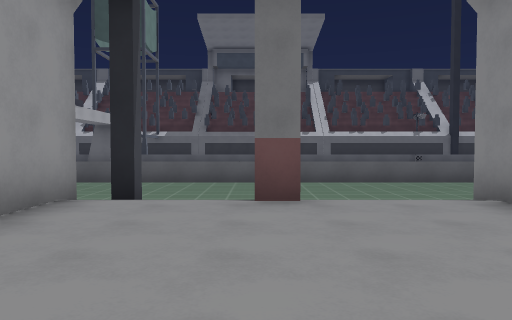
view 1 (above)

24 first-person views from a walk through a 3-D level made in the Godot game engine. The camera is 1.4 m above the floor, tilts 2° down and sees 70° across. The floor is counted in squares, 2 m on a side. Each view is taken from the middle of a square. On the plan, view 1 faces up. The plan holds only what a view shows up to about 11 squares ahead; the rest is blank. The place goes on beyond the plan. Some surface patterns are stand-ins.

view 2
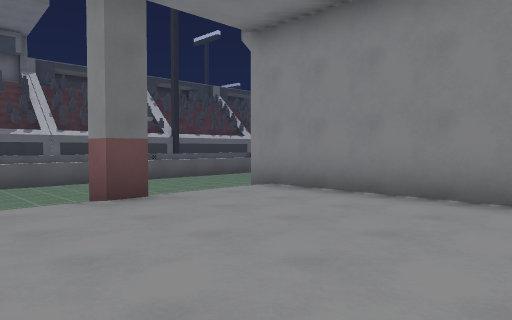

view 3
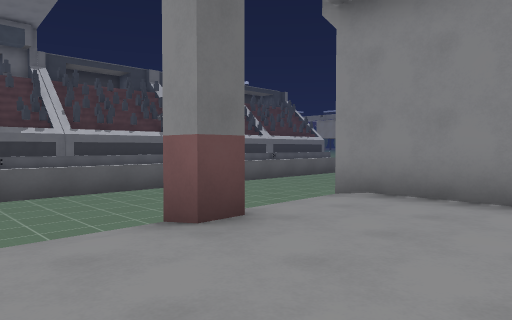

view 4
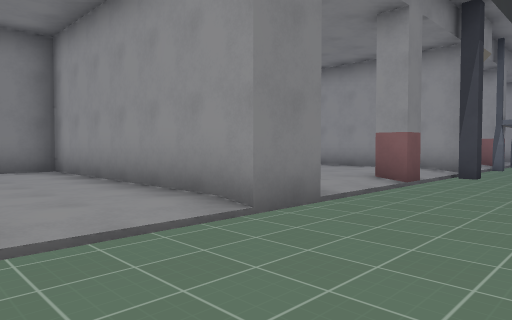

view 5
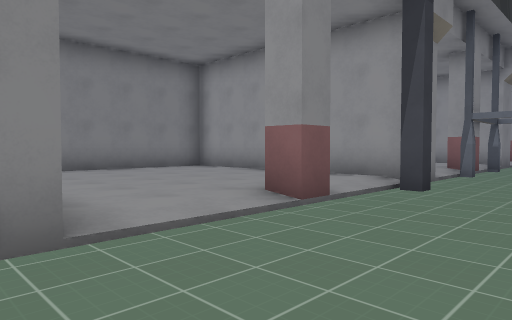

view 6
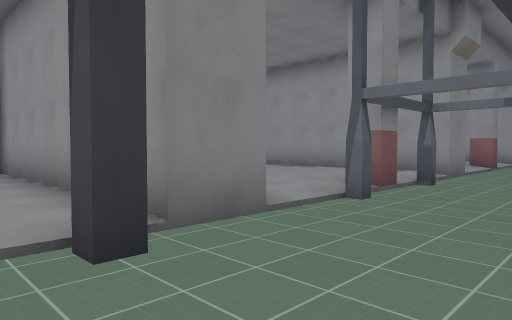

view 7
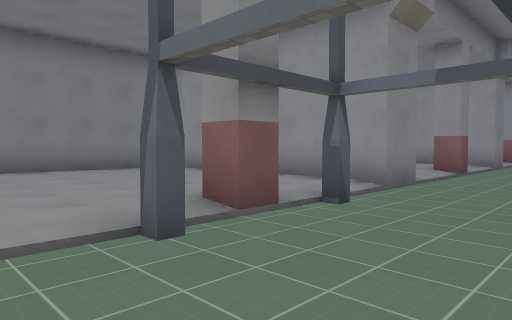

view 8
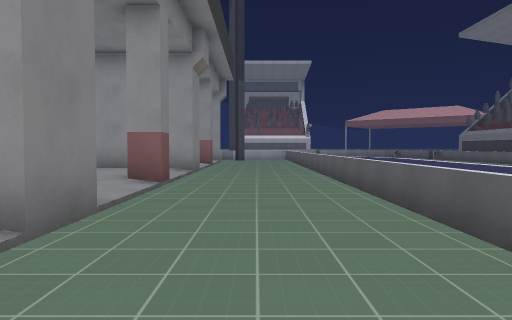

view 9
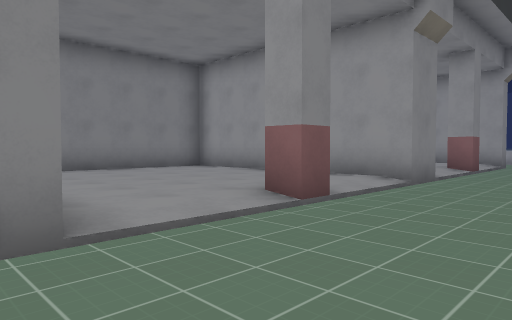

view 10
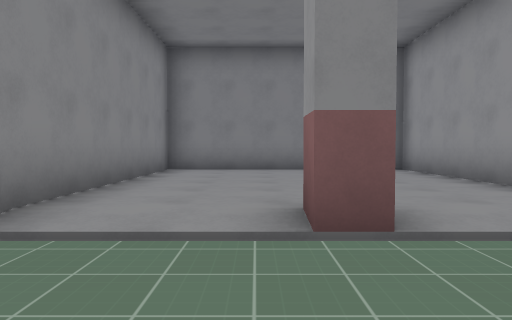

view 11
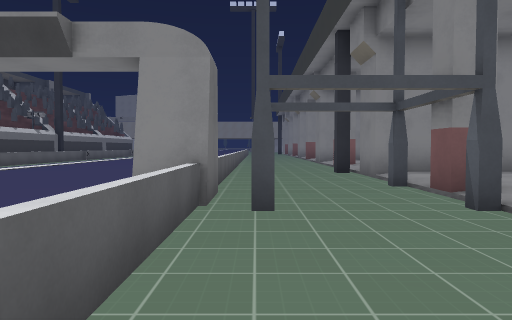

view 12
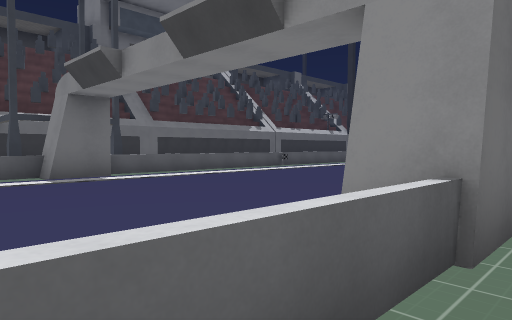

view 13
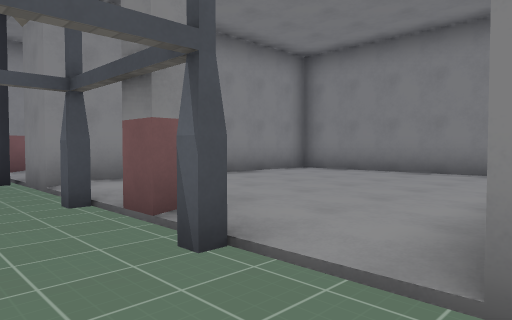

view 14
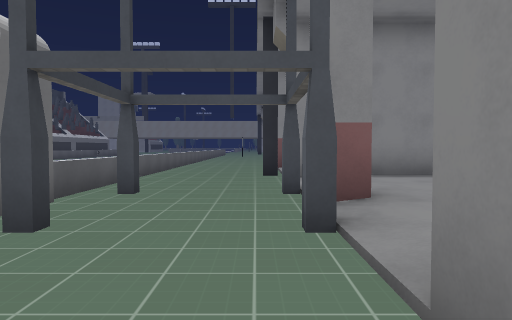

view 15
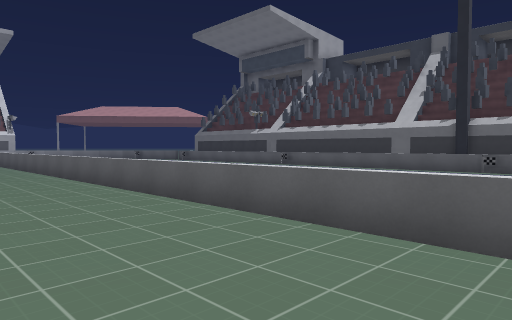

view 16
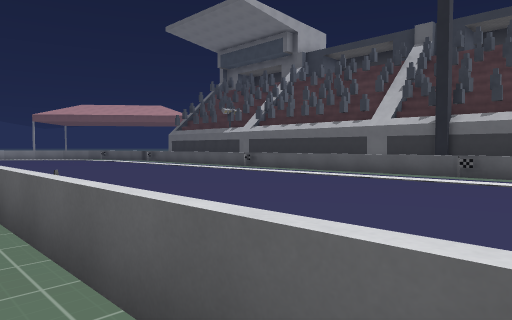

view 17
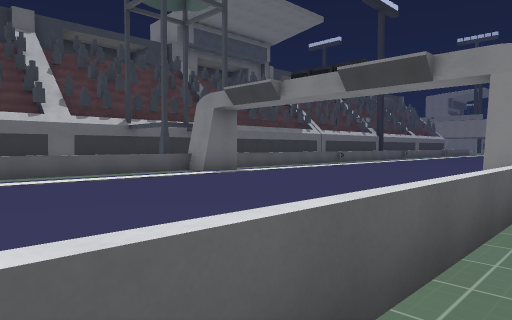

view 18
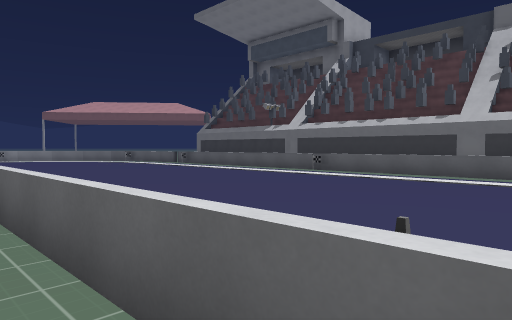

view 19
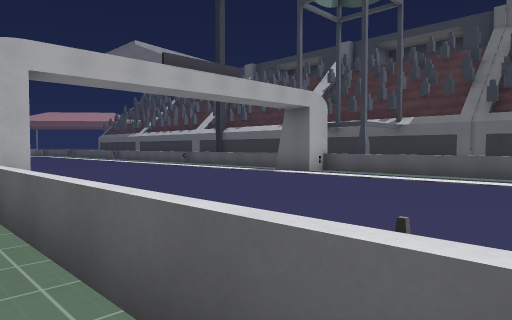

view 20
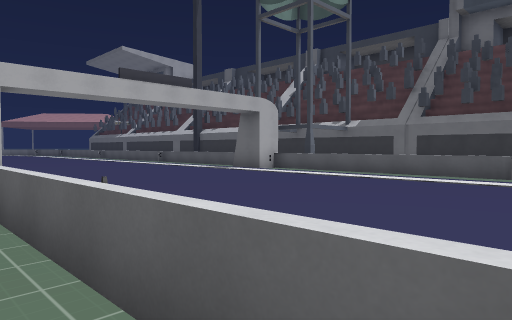

view 21
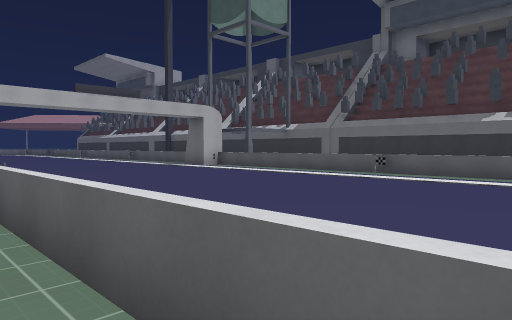

view 22
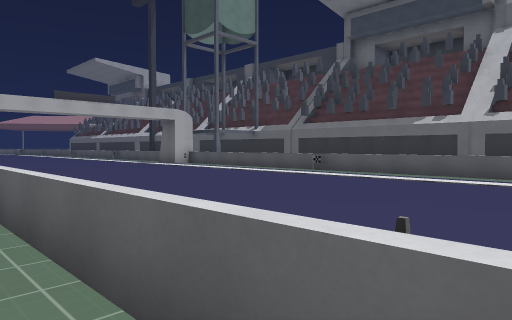

view 23
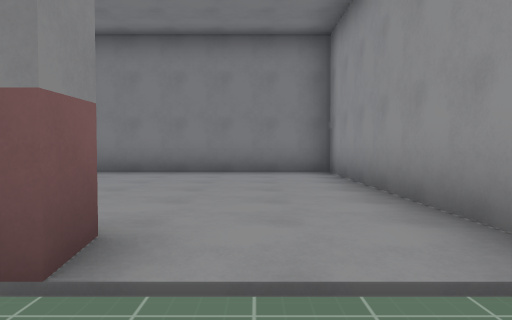

view 24
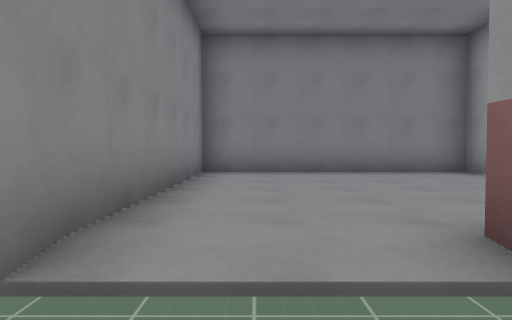

### Floor plan
Key: @ floor where view 1 was taken; # wall or solid block; . main floor; : floor 0.25 m higher than the main floor; = window, fence, low wall or low ledge.
Columns run from 25 left of view 1 to 7 right of it. Each row starts with its distance up from view 1.
 21         #######  ##   #########
 20
 19
 18                  # #
 17     ==============#============
 16    .............................
 15    .............................
 14   ..............................
 13  ...............................
 12 ................................
 11 ................................
 10
  9  =================#==============
  8  ................#.#.............
  7       ..........................
  6    ....................#.........
  5    :#::##::#::##:##::##::#::##::#
  4         #:::::##:::::##:::::##:::
  3         #:::::##:::::##:::::##:::
  2         #:::::##:::::##:::::##:::
  1         #:::::##:::::##:::::##:::
  0         #:::::##:::::##::@::##:::
 -1         #########################

Where each view was taken, in squares from view 1:
view 1: 0 up, 0 right, facing up
view 2: 0 up, 2 left, facing up-right
view 3: 2 up, 2 left, facing up-right
view 4: 8 up, 7 right, facing down-left
view 5: 8 up, 4 right, facing down-left
view 6: 8 up, 1 left, facing down-left
view 7: 8 up, 4 left, facing down-left
view 8: 7 up, 7 left, facing left
view 9: 8 up, 10 left, facing down-left
view 10: 8 up, 13 left, facing down
view 11: 8 up, 12 left, facing right
view 12: 8 up, 10 left, facing up-right
view 13: 7 up, 10 left, facing down-right
view 14: 6 up, 11 left, facing right
view 15: 6 up, 11 left, facing up-left
view 16: 8 up, 11 left, facing up-left
view 17: 8 up, 14 left, facing up-right
view 18: 8 up, 14 left, facing up-left
view 19: 8 up, 0 right, facing up-left
view 20: 8 up, 2 right, facing up-left
view 21: 8 up, 5 right, facing up-left
view 22: 8 up, 7 right, facing up-left
view 23: 7 up, 6 right, facing down
view 24: 7 up, 2 right, facing down
